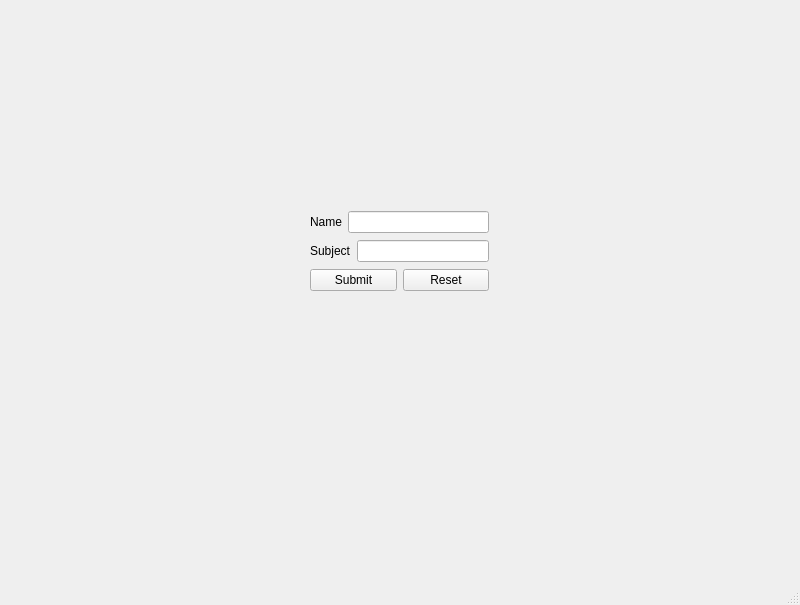
<?xml version="1.0" encoding="UTF-8"?>
<ui version="4.0">
 <class>MainWindow</class>
 <widget class="QMainWindow" name="MainWindow">
  <property name="geometry">
   <rect>
    <x>0</x>
    <y>0</y>
    <width>800</width>
    <height>605</height>
   </rect>
  </property>
  <property name="mouseTracking">
   <bool>false</bool>
  </property>
  <property name="windowTitle">
   <string>MainWindow</string>
  </property>
  <widget class="QWidget" name="centralwidget">
   <widget class="QStackedWidget" name="stackedWidget">
    <property name="geometry">
     <rect>
      <x>10</x>
      <y>10</y>
      <width>791</width>
      <height>561</height>
     </rect>
    </property>
    <property name="currentIndex">
     <number>0</number>
    </property>
    <widget class="QWidget" name="page_3">
     <widget class="QWidget" name="layoutWidget">
      <property name="geometry">
       <rect>
        <x>300</x>
        <y>200</y>
        <width>179</width>
        <height>83</height>
       </rect>
      </property>
      <layout class="QVBoxLayout" name="verticalLayout_3">
       <item>
        <layout class="QHBoxLayout" name="horizontalLayout_4">
         <item>
          <layout class="QVBoxLayout" name="verticalLayout_4">
           <item>
            <widget class="QLabel" name="nameLbl_2">
             <property name="text">
              <string>Name</string>
             </property>
            </widget>
           </item>
          </layout>
         </item>
         <item>
          <widget class="QLineEdit" name="nameEdit_2"/>
         </item>
        </layout>
       </item>
       <item>
        <layout class="QHBoxLayout" name="horizontalLayout_5">
         <item>
          <widget class="QLabel" name="subjectLbl_2">
           <property name="text">
            <string>Subject</string>
           </property>
          </widget>
         </item>
         <item>
          <widget class="QLineEdit" name="subjectEdit_2"/>
         </item>
        </layout>
       </item>
       <item>
        <layout class="QHBoxLayout" name="horizontalLayout_6">
         <item>
          <widget class="QPushButton" name="submitBtn_2">
           <property name="text">
            <string>Submit</string>
           </property>
          </widget>
         </item>
         <item>
          <widget class="QPushButton" name="resetBtn_2">
           <property name="text">
            <string>Reset</string>
           </property>
          </widget>
         </item>
        </layout>
       </item>
      </layout>
     </widget>
    </widget>
    <widget class="QWidget" name="page_4">
     <widget class="QTextBrowser" name="successText">
      <property name="geometry">
       <rect>
        <x>20</x>
        <y>20</y>
        <width>721</width>
        <height>481</height>
       </rect>
      </property>
     </widget>
    </widget>
   </widget>
  </widget>
  <widget class="QMenuBar" name="menubar">
   <property name="geometry">
    <rect>
     <x>0</x>
     <y>0</y>
     <width>800</width>
     <height>21</height>
    </rect>
   </property>
  </widget>
  <widget class="QStatusBar" name="statusbar"/>
 </widget>
 <resources/>
 <connections/>
</ui>
